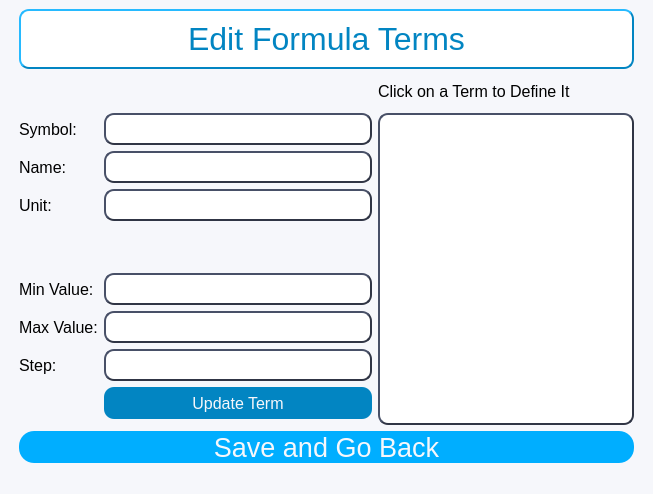
<?xml version="1.0" encoding="UTF-8"?>
<ui version="4.0">
 <class>MainWindow</class>
 <widget class="QMainWindow" name="MainWindow">
  <property name="geometry">
   <rect>
    <x>0</x>
    <y>0</y>
    <width>653</width>
    <height>494</height>
   </rect>
  </property>
  <property name="font">
   <font>
    <pointsize>12</pointsize>
   </font>
  </property>
  <property name="windowTitle">
   <string>Smart Retain</string>
  </property>
  <property name="styleSheet">
   <string notr="true">background-color: #F6F7FB</string>
  </property>
  <widget class="QWidget" name="centralwidget">
   <layout class="QHBoxLayout" name="horizontalLayout">
    <item>
     <spacer name="horizontalSpacer">
      <property name="orientation">
       <enum>Qt::Horizontal</enum>
      </property>
      <property name="sizeType">
       <enum>QSizePolicy::Fixed</enum>
      </property>
      <property name="sizeHint" stdset="0">
       <size>
        <width>10</width>
        <height>10</height>
       </size>
      </property>
     </spacer>
    </item>
    <item>
     <layout class="QGridLayout" name="gridLayout" rowstretch="0,0,0,0,0,0,0,0,0,0,0,0" columnstretch="0,2,0,0">
      <item row="6" column="1">
       <widget class="QLineEdit" name="minEdit">
        <property name="sizePolicy">
         <sizepolicy hsizetype="Expanding" vsizetype="Expanding">
          <horstretch>0</horstretch>
          <verstretch>0</verstretch>
         </sizepolicy>
        </property>
        <property name="font">
         <font>
          <family>MS Shell Dlg 2</family>
          <pointsize>12</pointsize>
         </font>
        </property>
        <property name="styleSheet">
         <string notr="true">background-color: white;
border-style: outset;
border-width: 2px;
border-radius: 10px;
border-color: #303545;</string>
        </property>
       </widget>
      </item>
      <item row="8" column="0">
       <widget class="QLabel" name="label_7">
        <property name="font">
         <font>
          <family>MS Shell Dlg 2</family>
          <pointsize>12</pointsize>
         </font>
        </property>
        <property name="text">
         <string>Step:</string>
        </property>
       </widget>
      </item>
      <item row="11" column="0" colspan="4">
       <widget class="QPushButton" name="backBtn">
        <property name="sizePolicy">
         <sizepolicy hsizetype="Expanding" vsizetype="Expanding">
          <horstretch>0</horstretch>
          <verstretch>0</verstretch>
         </sizepolicy>
        </property>
        <property name="font">
         <font>
          <family>MS Shell Dlg 2</family>
          <pointsize>20</pointsize>
         </font>
        </property>
        <property name="styleSheet">
         <string notr="true">QPushButton {
	background-color: #00aeff;
	border-radius: 15px;
	color: #F6F7FB;
}

QPushButton:hover {
    background-color: rgb(0, 154, 226);
}</string>
        </property>
        <property name="text">
         <string>Save and Go Back</string>
        </property>
       </widget>
      </item>
      <item row="7" column="1">
       <widget class="QLineEdit" name="maxEdit">
        <property name="sizePolicy">
         <sizepolicy hsizetype="Expanding" vsizetype="Expanding">
          <horstretch>0</horstretch>
          <verstretch>0</verstretch>
         </sizepolicy>
        </property>
        <property name="font">
         <font>
          <family>MS Shell Dlg 2</family>
          <pointsize>12</pointsize>
         </font>
        </property>
        <property name="styleSheet">
         <string notr="true">background-color: white;
border-style: outset;
border-width: 2px;
border-radius: 10px;
border-color: #303545;</string>
        </property>
       </widget>
      </item>
      <item row="9" column="1">
       <widget class="QPushButton" name="updateBtn">
        <property name="sizePolicy">
         <sizepolicy hsizetype="Expanding" vsizetype="Expanding">
          <horstretch>0</horstretch>
          <verstretch>0</verstretch>
         </sizepolicy>
        </property>
        <property name="font">
         <font>
          <family>MS Shell Dlg 2</family>
          <pointsize>12</pointsize>
         </font>
        </property>
        <property name="styleSheet">
         <string notr="true">QPushButton {
	background-color: #0285c2;
	border-radius: 10px;
	color: #F6F7FB;
}

QPushButton:hover {
    background-color: rgb(2, 106, 154);
}</string>
        </property>
        <property name="text">
         <string>Update Term</string>
        </property>
       </widget>
      </item>
      <item row="6" column="0">
       <widget class="QLabel" name="label_5">
        <property name="font">
         <font>
          <family>MS Shell Dlg 2</family>
          <pointsize>12</pointsize>
         </font>
        </property>
        <property name="text">
         <string>Min Value:</string>
        </property>
       </widget>
      </item>
      <item row="5" column="1">
       <spacer name="verticalSpacer">
        <property name="orientation">
         <enum>Qt::Vertical</enum>
        </property>
        <property name="sizeHint" stdset="0">
         <size>
          <width>20</width>
          <height>40</height>
         </size>
        </property>
       </spacer>
      </item>
      <item row="4" column="0">
       <widget class="QLabel" name="label_4">
        <property name="font">
         <font>
          <family>MS Shell Dlg 2</family>
          <pointsize>12</pointsize>
         </font>
        </property>
        <property name="text">
         <string>Unit:</string>
        </property>
       </widget>
      </item>
      <item row="4" column="1">
       <widget class="QLineEdit" name="unitEdit">
        <property name="sizePolicy">
         <sizepolicy hsizetype="Expanding" vsizetype="Expanding">
          <horstretch>0</horstretch>
          <verstretch>0</verstretch>
         </sizepolicy>
        </property>
        <property name="font">
         <font>
          <family>MS Shell Dlg 2</family>
          <pointsize>12</pointsize>
         </font>
        </property>
        <property name="styleSheet">
         <string notr="true">background-color: white;
border-style: outset;
border-width: 2px;
border-radius: 10px;
border-color: #303545;</string>
        </property>
       </widget>
      </item>
      <item row="7" column="0">
       <widget class="QLabel" name="label_6">
        <property name="font">
         <font>
          <family>MS Shell Dlg 2</family>
          <pointsize>12</pointsize>
         </font>
        </property>
        <property name="text">
         <string>Max Value:</string>
        </property>
       </widget>
      </item>
      <item row="8" column="1">
       <widget class="QLineEdit" name="stepEdit">
        <property name="sizePolicy">
         <sizepolicy hsizetype="Expanding" vsizetype="Expanding">
          <horstretch>0</horstretch>
          <verstretch>0</verstretch>
         </sizepolicy>
        </property>
        <property name="font">
         <font>
          <family>MS Shell Dlg 2</family>
          <pointsize>12</pointsize>
         </font>
        </property>
        <property name="styleSheet">
         <string notr="true">background-color: white;
border-style: outset;
border-width: 2px;
border-radius: 10px;
border-color: #303545;</string>
        </property>
       </widget>
      </item>
      <item row="2" column="2" rowspan="9" colspan="2">
       <widget class="QListWidget" name="termListWidget">
        <property name="font">
         <font>
          <family>MS Shell Dlg 2</family>
          <pointsize>12</pointsize>
         </font>
        </property>
        <property name="styleSheet">
         <string notr="true">background-color: white;
border-style: outset;
border-width: 2px;
border-radius: 10px;
border-color: #303545;</string>
        </property>
       </widget>
      </item>
      <item row="1" column="2" colspan="2">
       <widget class="QLabel" name="label">
        <property name="sizePolicy">
         <sizepolicy hsizetype="Expanding" vsizetype="Expanding">
          <horstretch>0</horstretch>
          <verstretch>0</verstretch>
         </sizepolicy>
        </property>
        <property name="font">
         <font>
          <family>MS Shell Dlg 2</family>
          <pointsize>12</pointsize>
         </font>
        </property>
        <property name="text">
         <string>Click on a Term to Define It</string>
        </property>
       </widget>
      </item>
      <item row="0" column="0" colspan="4">
       <widget class="QLabel" name="menuTitle">
        <property name="sizePolicy">
         <sizepolicy hsizetype="Expanding" vsizetype="Expanding">
          <horstretch>0</horstretch>
          <verstretch>0</verstretch>
         </sizepolicy>
        </property>
        <property name="minimumSize">
         <size>
          <width>0</width>
          <height>60</height>
         </size>
        </property>
        <property name="font">
         <font>
          <family>MS Shell Dlg 2</family>
          <pointsize>24</pointsize>
         </font>
        </property>
        <property name="styleSheet">
         <string notr="true">background-color: white;
border-style: outset;
border-width: 2px;
border-radius: 10px;
border-color: #0285c2;
color:#0285c2;</string>
        </property>
        <property name="text">
         <string>Edit Formula Terms</string>
        </property>
        <property name="alignment">
         <set>Qt::AlignCenter</set>
        </property>
       </widget>
      </item>
      <item row="3" column="0">
       <widget class="QLabel" name="label_2">
        <property name="sizePolicy">
         <sizepolicy hsizetype="Expanding" vsizetype="Expanding">
          <horstretch>0</horstretch>
          <verstretch>0</verstretch>
         </sizepolicy>
        </property>
        <property name="font">
         <font>
          <family>MS Shell Dlg 2</family>
          <pointsize>12</pointsize>
         </font>
        </property>
        <property name="text">
         <string>Name:</string>
        </property>
       </widget>
      </item>
      <item row="2" column="0">
       <widget class="QLabel" name="label_3">
        <property name="font">
         <font>
          <family>MS Shell Dlg 2</family>
          <pointsize>12</pointsize>
         </font>
        </property>
        <property name="text">
         <string>Symbol:</string>
        </property>
       </widget>
      </item>
      <item row="3" column="1">
       <widget class="QLineEdit" name="nameEdit">
        <property name="sizePolicy">
         <sizepolicy hsizetype="Expanding" vsizetype="Expanding">
          <horstretch>0</horstretch>
          <verstretch>0</verstretch>
         </sizepolicy>
        </property>
        <property name="font">
         <font>
          <family>MS Shell Dlg 2</family>
          <pointsize>12</pointsize>
         </font>
        </property>
        <property name="styleSheet">
         <string notr="true">background-color: white;
border-style: outset;
border-width: 2px;
border-radius: 10px;
border-color: #303545;</string>
        </property>
       </widget>
      </item>
      <item row="2" column="1">
       <widget class="QLineEdit" name="symbolEdit">
        <property name="enabled">
         <bool>false</bool>
        </property>
        <property name="sizePolicy">
         <sizepolicy hsizetype="Expanding" vsizetype="Expanding">
          <horstretch>0</horstretch>
          <verstretch>0</verstretch>
         </sizepolicy>
        </property>
        <property name="font">
         <font>
          <pointsize>12</pointsize>
         </font>
        </property>
        <property name="styleSheet">
         <string notr="true">background-color: white;
border-style: outset;
border-width: 2px;
border-radius: 10px;
border-color: #303545;</string>
        </property>
       </widget>
      </item>
     </layout>
    </item>
    <item>
     <spacer name="horizontalSpacer_2">
      <property name="orientation">
       <enum>Qt::Horizontal</enum>
      </property>
      <property name="sizeType">
       <enum>QSizePolicy::Fixed</enum>
      </property>
      <property name="sizeHint" stdset="0">
       <size>
        <width>10</width>
        <height>10</height>
       </size>
      </property>
     </spacer>
    </item>
   </layout>
  </widget>
  <widget class="QStatusBar" name="statusbar"/>
 </widget>
 <resources/>
 <connections/>
</ui>
